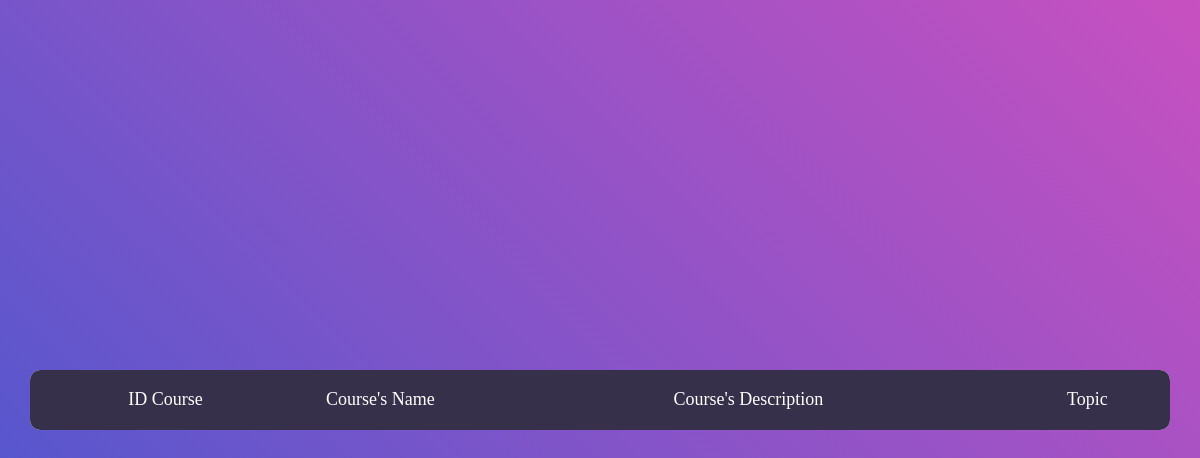
Page /viewCourseTrainer.php on the earlier database version.
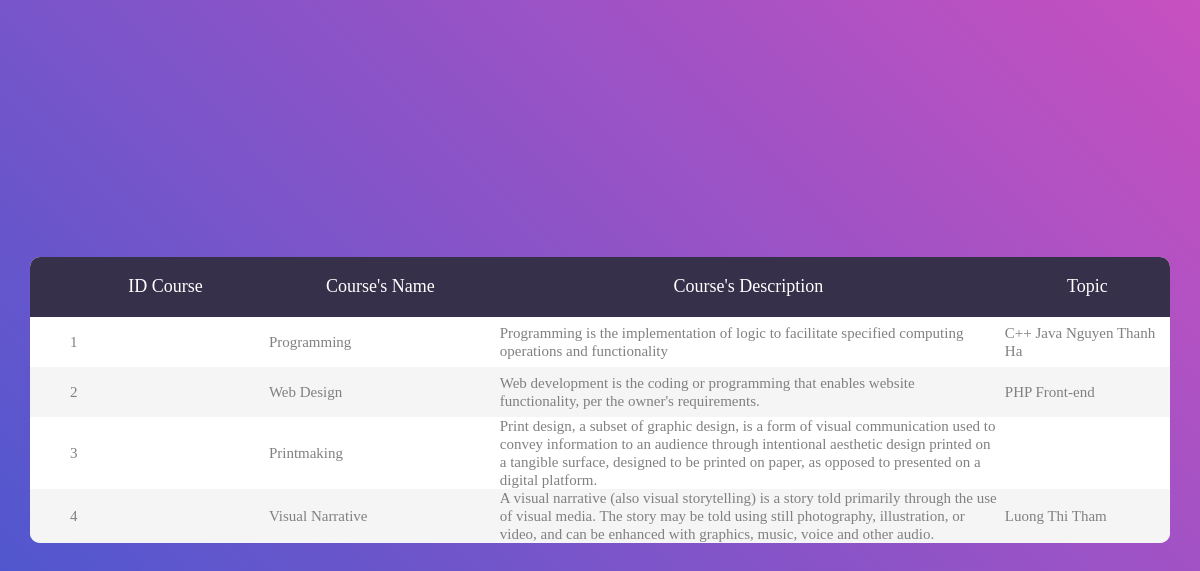
Same page on the later database version.
### tables this page shows
CREATE TABLE `course` (
  `idcourse` int(11) NOT NULL,
  `name` varchar(200) NOT NULL,
  `description` varchar(1000) NOT NULL,
  `idstaff` int(11) NOT NULL,
  `idcategory` int(11) NOT NULL
);

CREATE TABLE `topic` (
  `idtopic` int(11) NOT NULL,
  `name` varchar(200) NOT NULL,
  `description` varchar(1000) NOT NULL,
  `idstaff` int(11) NOT NULL,
  `idcourse` int(11) NOT NULL
);

### viewCourseTrainer.php (the view, shortened to what this page needs)
<!DOCTYPE html>
<html lang="en">
<head>
	<link rel="stylesheet" href="https://cdnjs.cloudflare.com/ajax/libs/font-awesome/4.7.0/css/font-awesome.min.css">
	<link rel="stylesheet" type="text/css" href="https://cdnjs.cloudflare.com/ajax/libs/jquery.perfect-scrollbar/1.4.0/css/perfect-scrollbar.css">
	<link rel="stylesheet" type="text/css" href="css/main.css">
</head>
<body>
	<div class="limiter">
		<div class="container-table100">
			<div class="wrap-table100">
				<div class="table100">
					<table>
						<thead>
							<tr class="table100-head">
								<th class="column1">ID Course</th>
								<th class="column2">Course's Name</th>
								<th class="column3">Course's Description</th>
								<th class="column4">Topic</th>
							</tr>
						</thead>
						<tbody>
					<?php
							require_once'db.php';
							$sql = "SELECT * FROM course ";
							$result = $conn->query($sql);
							if ($result->num_rows > 0) {
							    while($row = $result->fetch_assoc()) {
							    	$idcourse =  $row["idcourse"];
							    	?>
								<tr>
									<td class="column1"><?php echo $row["idcourse"]?></td>
									<td class="column2"><?php echo $row["name"]?></td>
									<td class="column3"><?php echo $row["description"]?></td>
									<td class="column4">
					<?php
							require_once'db.php';
							$sql1 = "SELECT topic.name FROM topic INNER JOIN course ON topic.idcourse=course.idcourse where course.idcourse =".$idcourse;
							$result1 = $conn->query($sql1);
							if ($result1->num_rows > 0) {
							    while($row1 = $result1->fetch_assoc()) {
							    	?>
								<span><?php echo $row1["name"]?></span>
					<?php
									}
									}
									?>
									</td>
								</tr>
					<?php
									}
									}
									?>
						</tbody>
					</table>
				</div>
			</div>
		</div>
	</div>
</body>
</html>

Differences in the rows shown:
added course: idcourse "1", name "Programming", description "Programming is the implementation of logic to facilitate specified computing operations and functionality"
added topic: name "C++", shown under "1"
added topic: name "Java", shown under "1"
added topic: name "Nguyen Thanh Ha", shown under "1"
added course: idcourse "2", name "Web Design", description "Web development is the coding or programming that enables website functionality, per the owner's requirements."
added topic: name "PHP", shown under "2"
added topic: name "Front-end", shown under "2"
added course: idcourse "3", name "Printmaking", description "Print design, a subset of graphic design, is a form of visual communication used to convey information to an audience through intentional aesthetic design printed on a tangible surface, designed to be printed on paper, as opposed to presented on a digital platform."
added course: idcourse "4", name "Visual Narrative", description "A visual narrative (also visual storytelling) is a story told primarily through the use of visual media. The story may be told using still photography, illustration, or video, and can be enhanced with graphics, music, voice and other audio."
added topic: name "Luong Thi Tham", shown under "4"
